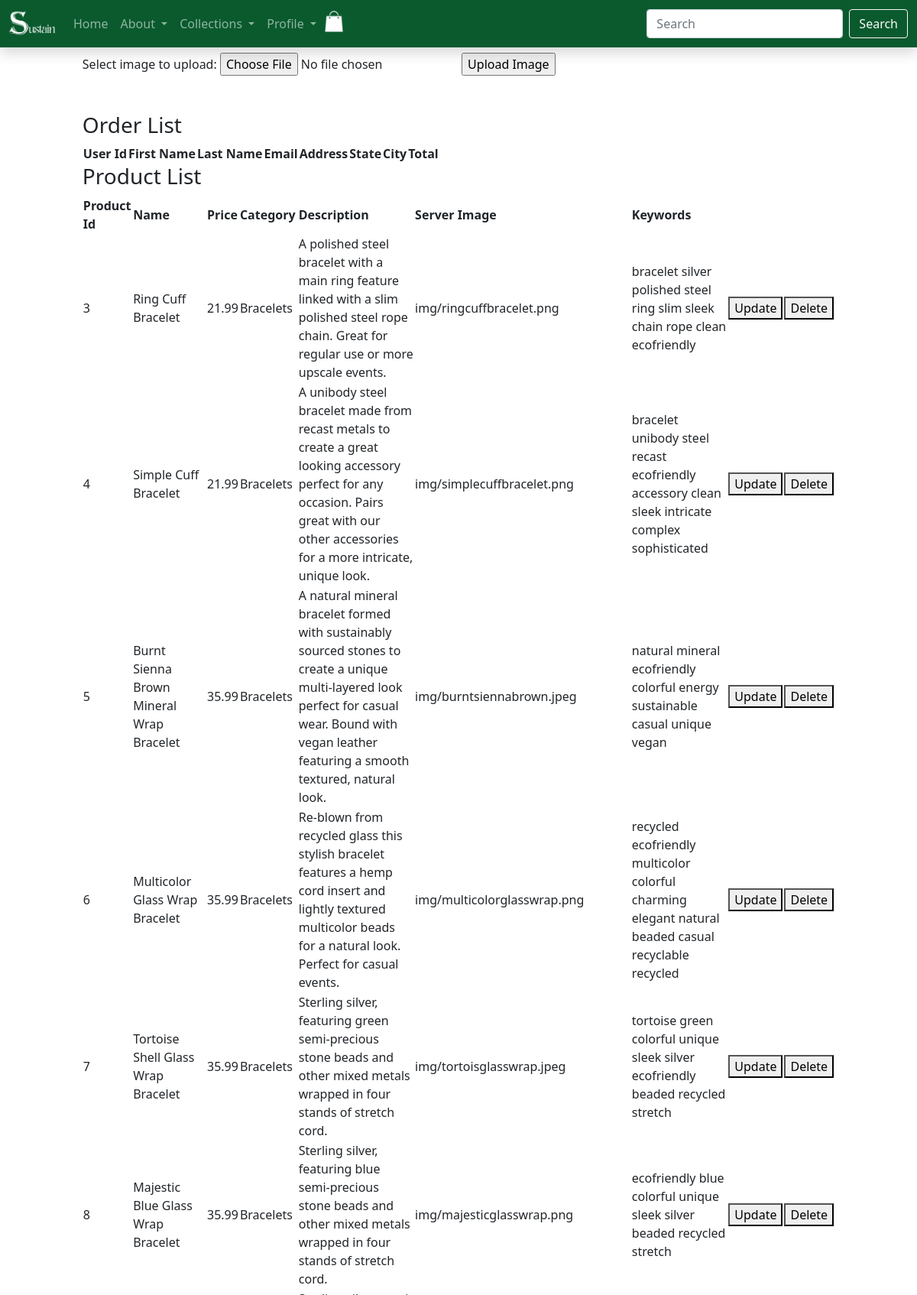
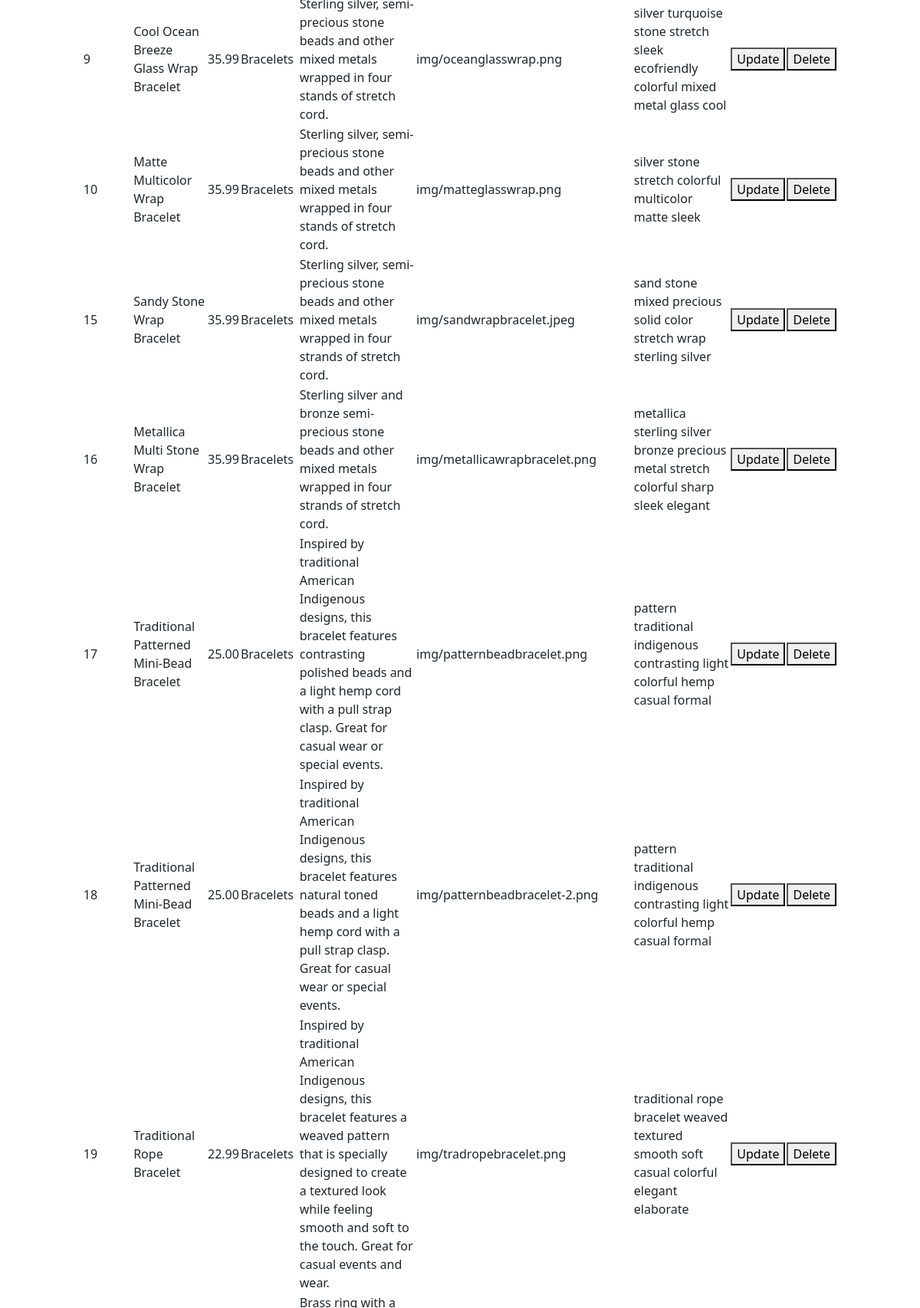
/admin.php (signed in, upper part), run on the app's committed database (2 pictures, top to bottom).
### tables this page shows
CREATE TABLE `products` (
  `productId` int(9) NOT NULL,
  `name` varchar(70) NOT NULL,
  `price` decimal(10,2) NOT NULL,
  `category` varchar(50) NOT NULL,
  `description` varchar(255) NOT NULL,
  `img` varchar(255) NOT NULL,
  `keywords` varchar(250) NOT NULL
);

### admin.php (the view, shortened to what this page needs)
<!DOCTYPE html>
<html>
<head>
    <link rel="stylesheet" href="assets/css/style.css">
</head>
<body class="">
    <div class="row">
        <div class="col-md-1">
        </div>
        <div class="col-md-10">
            <div id="wrapper">
                <form action="upload.php" method="post" enctype="multipart/form-data">
                    Select image to upload:
                    <input type="file" name="fileToUpload" id="fileToUpload">
                    <input type="submit" value="Upload Image" name="submit">
                </form>
            </div>
            <br><br>
            <article class="">
            <h3>Order List</h3>
            <table>
                <tr>
                    <th>User Id</th>
                    <th>First Name</th>
                    <th>Last Name</th>
                    <th>Email</th>
                    <th>Address</th>
                    <th>State</th>
                    <th>City</th>
                    <th>Total</th>
                </tr>
            </table>
        </article>
        <article class="">
            <?php
                require_once("connect-db.php");
                $sql2 = "select * from products";
                $statement2 = $db->prepare($sql2);
                if($statement2->execute()){
                    $products=$statement2->fetchAll();
                }else{
                    $error="Error finding orders.";
                }
            ?>
            <h3>Product List</h3>
            <table>
                <tr>
                    <th>Product Id</th>
                    <th>Name</th>
                    <th>Price</th>
                    <th>Category</th>
                    <th>Description</th>
                    <th>Server Image</th>
                    <th>Keywords</th>
                </tr>
                <?php
                    foreach($products as $c){?>
                <tr>
                    <td><?php echo $c["productId"];?></td>
                    <td><?php echo $c["name"];?></td>
                    <td><?php echo $c["price"];?></td>
                    <td><?php echo $c["category"];?></td>
                    <td><?php echo $c["description"];?></td>
                    <td><?php echo $c["img"];?></td>
                    <td><?php echo $c["keywords"];?></td>
                    <td><form action="productUpdate.php" method="post">
                        <button type="submit">Update</button>
                        </form>
                    </td>
                    <td><form action="productDelete.php" method="post">
                        <button type="submit">Delete</button>
                        </form>
                    </td>
                </tr>
                   <?php } ?>
            </table>
        </article>
        </div>
        <div class="col-md-1">
        </div>
    </div>
</body>
</html>

### data on the page
products: productId "3", name "Ring Cuff Bracelet", price "21.99", category "Bracelets", description "A polished steel bracelet with a main ring feature linked with a slim polished steel rope chain. Great for regular use or more upscale events.", img "img/ringcuffbracelet.png", keywords "bracelet silver polished steel ring slim sleek chain rope clean ecofriendly"
products: productId "4", name "Simple Cuff Bracelet", price "21.99", category "Bracelets", description "A unibody steel bracelet made from recast metals to create a great looking accessory perfect for any occasion. Pairs great with our other accessories for a more intricate, unique look.", img "img/simplecuffbracelet.png", keywords "bracelet unibody steel recast ecofriendly accessory clean sleek intricate complex sophisticated"
products: productId "5", name "Burnt Sienna Brown Mineral Wrap Bracelet", price "35.99", category "Bracelets", description "A natural mineral bracelet formed with sustainably sourced stones to create a unique multi-layered look perfect for casual wear. Bound with vegan leather featuring a smooth textured, natural look.", img "img/burntsiennabrown.jpeg", keywords "natural mineral ecofriendly colorful energy sustainable casual unique vegan"
products: productId "6", name "Multicolor Glass Wrap Bracelet", price "35.99", category "Bracelets", description "Re-blown from recycled glass this stylish bracelet features a hemp cord insert and lightly textured multicolor beads for a natural look. Perfect for casual events.", img "img/multicolorglasswrap.png", keywords "recycled ecofriendly multicolor colorful charming elegant natural beaded casual recyclable recycled"
products: productId "7", name "Tortoise Shell Glass Wrap Bracelet", price "35.99", category "Bracelets", description "Sterling silver, featuring green semi-precious stone beads and other mixed metals wrapped in four stands of stretch cord.", img "img/tortoisglasswrap.jpeg", keywords "tortoise green colorful unique sleek silver ecofriendly beaded recycled stretch"
products: productId "8", name "Majestic Blue Glass Wrap Bracelet", price "35.99", category "Bracelets", description "Sterling silver, featuring blue semi-precious stone beads and other mixed metals wrapped in four stands of stretch cord.", img "img/majesticglasswrap.png", keywords "ecofriendly blue colorful unique sleek silver beaded recycled stretch"
products: productId "9", name "Cool Ocean Breeze Glass Wrap Bracelet", price "35.99", category "Bracelets", description "Sterling silver, semi-precious stone beads and other mixed metals wrapped in four stands of stretch cord.", img "img/oceanglasswrap.png", keywords "silver turquoise stone stretch sleek ecofriendly colorful mixed metal glass cool"
products: productId "10", name "Matte Multicolor Wrap Bracelet", price "35.99", category "Bracelets", description "Sterling silver, semi-precious stone beads and other mixed metals wrapped in four stands of stretch cord.", img "img/matteglasswrap.png", keywords "silver stone stretch colorful multicolor matte sleek"
products: productId "15", name "Sandy Stone Wrap Bracelet", price "35.99", category "Bracelets", description "Sterling silver, semi-precious stone beads and other mixed metals wrapped in four strands of stretch cord.", img "img/sandwrapbracelet.jpeg", keywords "sand stone mixed precious solid color stretch wrap sterling silver"
products: productId "16", name "Metallica Multi Stone Wrap Bracelet", price "35.99", category "Bracelets", description "Sterling silver and bronze semi-precious stone beads and other mixed metals wrapped in four strands of stretch cord.", img "img/metallicawrapbracelet.png", keywords "metallica sterling silver bronze precious metal stretch colorful sharp sleek elegant"
products: productId "17", name "Traditional Patterned Mini-Bead Bracelet", price "25.00", category "Bracelets", description "Inspired by traditional American Indigenous designs, this bracelet features contrasting polished beads and a light hemp cord with a pull strap clasp. Great for casual wear or special events.", img "img/patternbeadbracelet.png", keywords "pattern traditional indigenous contrasting light colorful hemp casual formal"
products: productId "18", name "Traditional Patterned Mini-Bead Bracelet", price "25.00", category "Bracelets", description "Inspired by traditional American Indigenous designs, this bracelet features natural toned beads and a light hemp cord with a pull strap clasp. Great for casual wear or special events.", img "img/patternbeadbracelet-2.png", keywords "pattern traditional indigenous contrasting light colorful hemp casual formal"
products: productId "19", name "Traditional Rope Bracelet", price "22.99", category "Bracelets", description "Inspired by traditional American Indigenous designs, this bracelet features a weaved pattern that is specially designed to create a textured look while feeling smooth and soft to the touch. Great for casual events and wear.", img "img/tradropebracelet.png", keywords "traditional rope bracelet weaved textured smooth soft casual colorful elegant elaborate"
